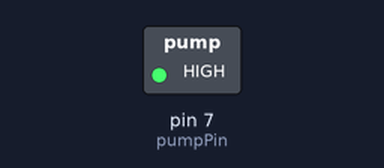
Bench run of a sketch on a simulated Arduino Uno, built with avr-gcc and run on an emulated ATmega328P. Parts: switched loads named in the sketch (green lamp = pin HIGH).

Above: at 1.5 s.
At 4.5 s:
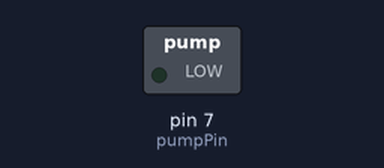
Timing chart, 0 to 7.8 s (numbered marks = the images above):
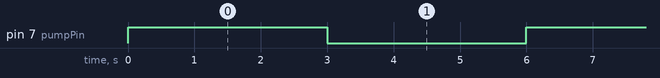

The sketch:

pump.ino
```cpp
const int pumpPin = 7;   // HUMI output

void setup() {
  digitalWrite(pumpPin, LOW);  // Preload OFF before enabling the output driver.
  pinMode(pumpPin, OUTPUT);
}

void loop() {
  digitalWrite(pumpPin, HIGH);  // Pump ON
  delay(3000);  // Slide 59: supervised 3 s ON, 3 s OFF; keep intake in water.

  digitalWrite(pumpPin, LOW);   // Pump OFF
  delay(3000);
}
```

Measured:
- by itself, pin 7 (pumpPin): alternates HIGH for 3.0 s and LOW for 3.0 s
